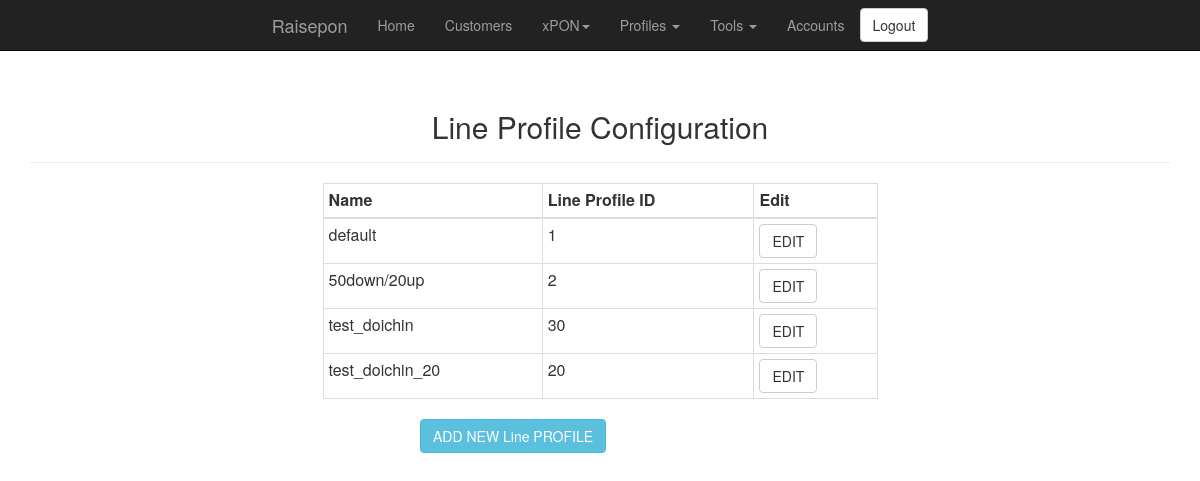
The app's page /line_profile.php (signed in) with its own data.
### tables this page shows
CREATE TABLE `LINE_PROFILE` (
  `id` int(11) NOT NULL AUTO_INCREMENT,
  `NAME` varchar(255) NOT NULL,
  `LINE_PROFILE_ID` tinyint(4) NOT NULL,
  PRIMARY KEY (`id`) USING BTREE,
  KEY `TEMPLATE_ID` (`LINE_PROFILE_ID`) USING BTREE
);

### classes/db_connect_class.php (called while the page is built, shortened)
<?php
class db_connect {
	private static $mysql_user = "raisepon";
	private static $mysql_pass = "r41sepon";
	private static $instance;
	private function __construct() {
		try {
			$this->db = new PDO('mysql:host=localhost;dbname=raisepon;charset=utf8', self::$mysql_user, self::$mysql_pass);
		} catch (PDOException $e) {
			echo 'Connection Failed: ' . $e->getMessage();
			exit;
		}
	}
	 public static function getInstance()
    {
        if (!isset(self::$instance))
        {
            self::$instance = new $object;
        }
        return self::$instance;
    }
}
?>

### classes/line_profile_class.php (called while the page is built, shortened)
<?php
include ("db_connect_class.php");
class line_profile {
	function build_table_line_profile() {
		try {
			$conn = db_connect::getInstance();
			$result = $conn->db->query("select ID, NAME, LINE_PROFILE_ID from LINE_PROFILE");
		} catch (PDOException $e) {
			$error =  "Connection Failed:" . $e->getMessage() . "\n";
			return $error;
		}
		$rows = $result->fetchAll();
		return $rows;
	}
}
?>

### line_profile.php (the view, shortened to what this page needs)
<?php
include ("header.php");
include ("classes/line_profile_class.php");
include ("navigation.php");
$line_profile_obj = new line_profile();
?>
<div class="container">
	<div class="text-center">
		<div class="page-header">
			<h2>Line Profile Configuration</h2>
		</div>
	</div>
	<div class=row>
		<div class="col-md-6 col-md-offset-3">
			<div class="table-responsive">
				<table class="table table-bordered table-condensed">
					<thead>
					  <tr>
						<th>Name</th>
						<th>Line Profile ID</th>
						<th>Edit</th>
					  </tr>
					</thead>
					<tbody>
					<?php
					$rows = $line_profile_obj->build_table_line_profile();
					foreach ($rows as $row) {
						print "<tr><td>" . $row['NAME'] . "</td><td>" . $row['LINE_PROFILE_ID'] . "</td><td><button type=\"button\" class=\"btn btn-default\" onClick=\"getLine_profile('". $row['ID'] ."');\">EDIT</button></td></tr>";
					}
					?>
					</tbody>
				</table>
			</div>
		</div>
	</div>
</div>
<div class="container">
	<div class="row">
		<div class="col-md-4"></div>
			<div class="col-md-4">
				<button type="button" class="btn btn-info" onClick="getLine_profile();">ADD NEW Line PROFILE</button>
			</div>
		</div>
	<div class="col-md-4"></div>
</div>

### records on screen
line_profile: NAME "default", LINE_PROFILE_ID "1"
line_profile: NAME "50down/20up", LINE_PROFILE_ID "2"
line_profile: NAME "test_doichin", LINE_PROFILE_ID "30"
line_profile: NAME "test_doichin_20", LINE_PROFILE_ID "20"
